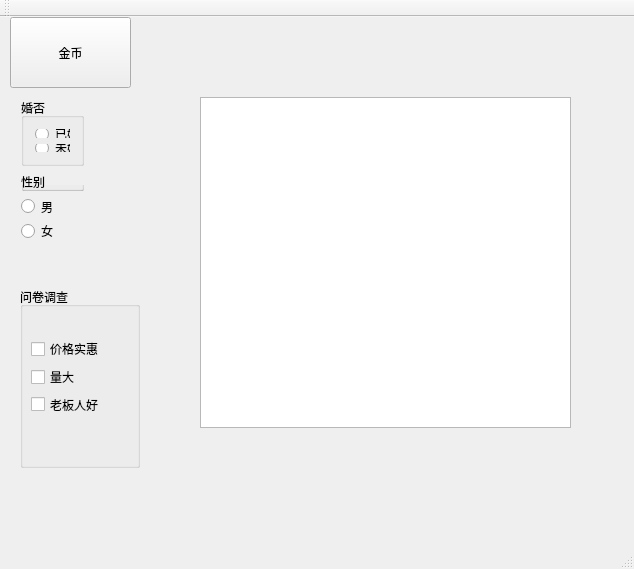
<?xml version="1.0" encoding="UTF-8"?>
<ui version="4.0">
 <class>MainWindow</class>
 <widget class="QMainWindow" name="MainWindow">
  <property name="geometry">
   <rect>
    <x>0</x>
    <y>0</y>
    <width>634</width>
    <height>569</height>
   </rect>
  </property>
  <property name="windowTitle">
   <string>MainWindow</string>
  </property>
  <property name="toolButtonStyle">
   <enum>Qt::ToolButtonIconOnly</enum>
  </property>
  <widget class="QWidget" name="centralWidget">
   <widget class="QToolButton" name="toolButton">
    <property name="geometry">
     <rect>
      <x>10</x>
      <y>0</y>
      <width>121</width>
      <height>71</height>
     </rect>
    </property>
    <property name="text">
     <string>金币</string>
    </property>
    <property name="icon">
     <iconset>
      <normaloff>:/s/s.png</normaloff>:/s/s.png</iconset>
    </property>
    <property name="iconSize">
     <size>
      <width>64</width>
      <height>64</height>
     </size>
    </property>
    <property name="toolButtonStyle">
     <enum>Qt::ToolButtonTextBesideIcon</enum>
    </property>
   </widget>
   <widget class="QGroupBox" name="groupBox_3">
    <property name="geometry">
     <rect>
      <x>20</x>
      <y>270</y>
      <width>120</width>
      <height>181</height>
     </rect>
    </property>
    <property name="title">
     <string>问卷调查</string>
    </property>
    <widget class="QWidget" name="layoutWidget">
     <property name="geometry">
      <rect>
       <x>0</x>
       <y>40</y>
       <width>93</width>
       <height>99</height>
      </rect>
     </property>
     <layout class="QVBoxLayout" name="verticalLayout_4">
      <item>
       <widget class="QCheckBox" name="checkBox">
        <property name="focusPolicy">
         <enum>Qt::NoFocus</enum>
        </property>
        <property name="text">
         <string>价格实惠</string>
        </property>
        <property name="autoRepeatInterval">
         <number>102</number>
        </property>
       </widget>
      </item>
      <item>
       <widget class="QCheckBox" name="checkBox_2">
        <property name="text">
         <string>量大</string>
        </property>
       </widget>
      </item>
      <item>
       <widget class="QCheckBox" name="cBox">
        <property name="text">
         <string>老板人好</string>
        </property>
        <property name="tristate">
         <bool>true</bool>
        </property>
       </widget>
      </item>
     </layout>
    </widget>
   </widget>
   <widget class="QWidget" name="layoutWidget">
    <property name="geometry">
     <rect>
      <x>10</x>
      <y>70</y>
      <width>85</width>
      <height>164</height>
     </rect>
    </property>
    <layout class="QVBoxLayout" name="verticalLayout_3">
     <item>
      <widget class="QGroupBox" name="groupBox_2">
       <property name="title">
        <string>婚否</string>
       </property>
       <layout class="QHBoxLayout" name="horizontalLayout">
        <item>
         <layout class="QVBoxLayout" name="verticalLayout_2">
          <item>
           <widget class="QRadioButton" name="radioButton_4">
            <property name="text">
             <string>已婚</string>
            </property>
           </widget>
          </item>
          <item>
           <widget class="QRadioButton" name="radioButton_3">
            <property name="text">
             <string>未婚</string>
            </property>
           </widget>
          </item>
         </layout>
        </item>
       </layout>
      </widget>
     </item>
     <item>
      <layout class="QVBoxLayout" name="verticalLayout">
       <item>
        <widget class="QGroupBox" name="groupBox">
         <property name="title">
          <string>性别</string>
         </property>
        </widget>
       </item>
       <item>
        <widget class="QRadioButton" name="radioButton_Man">
         <property name="text">
          <string>男</string>
         </property>
        </widget>
       </item>
       <item>
        <widget class="QRadioButton" name="radioButton_Girl">
         <property name="text">
          <string>女</string>
         </property>
        </widget>
       </item>
      </layout>
     </item>
    </layout>
   </widget>
   <widget class="QListWidget" name="listWidget">
    <property name="geometry">
     <rect>
      <x>200</x>
      <y>80</y>
      <width>371</width>
      <height>331</height>
     </rect>
    </property>
   </widget>
   <zorder>layoutWidget</zorder>
   <zorder>toolButton</zorder>
   <zorder>groupBox_3</zorder>
   <zorder>listWidget</zorder>
  </widget>
  <widget class="QMenuBar" name="menuBar">
   <property name="geometry">
    <rect>
     <x>0</x>
     <y>0</y>
     <width>634</width>
     <height>26</height>
    </rect>
   </property>
  </widget>
  <widget class="QToolBar" name="mainToolBar">
   <attribute name="toolBarArea">
    <enum>TopToolBarArea</enum>
   </attribute>
   <attribute name="toolBarBreak">
    <bool>false</bool>
   </attribute>
  </widget>
  <widget class="QStatusBar" name="statusBar"/>
 </widget>
 <layoutdefault spacing="6" margin="11"/>
 <resources/>
 <connections/>
</ui>
